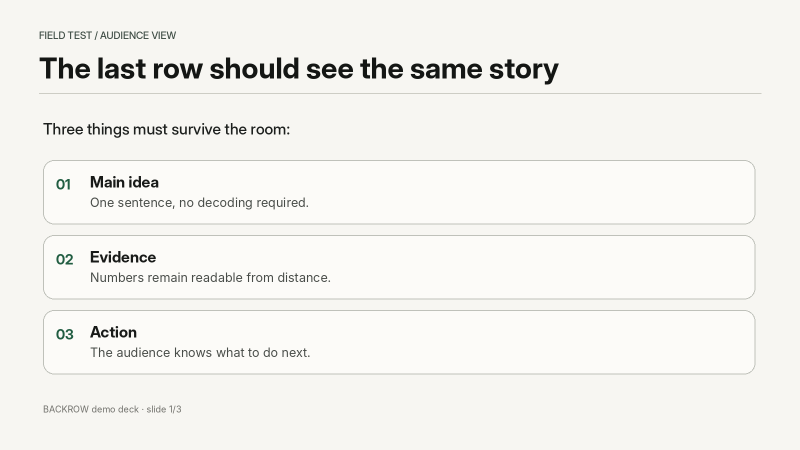
#> input picture assets/slide_1_source.png, 1600 x 900 px (shown at 1/2 size)
$ python ablation_benchmark.py   (older library calls are emulated)
#> lines starting #> are read from the running program, lines starting #| are printed output that depends on the picture
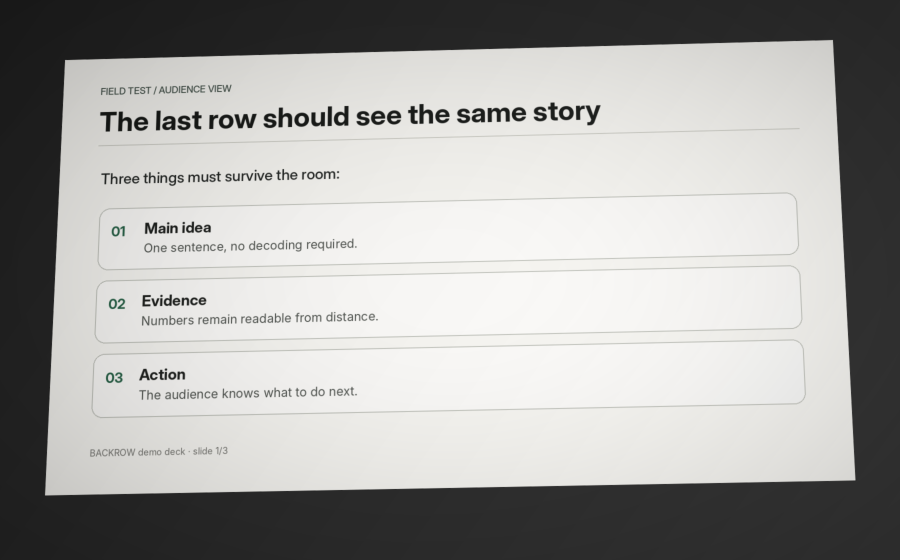
#> input picture assets/slide_1_view_good.png, 1800 x 1120 px (shown at 1/2 size)
### vision_engine.py
from __future__ import annotations
import cv2, numpy as np, pytesseract, re, math
from dataclasses import dataclass
from difflib import SequenceMatcher
from PIL import Image
from audiencenet import get_model, make_feature_vector
from physical_baseline import evaluate_region
from field_calibrator import get_field_calibrator, make_features as make_field_features

OCR_TIMEOUT_S=3.0


# [27 lines left out: functions norm_text, sim, image_from_bytes, encode_png_b64, not called in this run]

def _gray(im): return cv2.cvtColor(im,cv2.COLOR_BGR2GRAY)

# [20 lines left out: functions rough_orb_signature, rough_orb_match_score, not called in this run]

def align_view_to_source(source, view):
    # Scale for feature work
    maxw=1200
#> maxw = 1200
    def sc(im):
        h,w=im.shape[:2]
#> h = 900; w = 1600
        if w<=maxw: return im,1.0
        s=maxw/w
#> s = 0.75
        return cv2.resize(im,None,fx=s,fy=s,interpolation=cv2.INTER_AREA),s
    ssrc,ss=sc(source); svw,vs=sc(view)
#> after `ssrc, ss = sc(source)`:
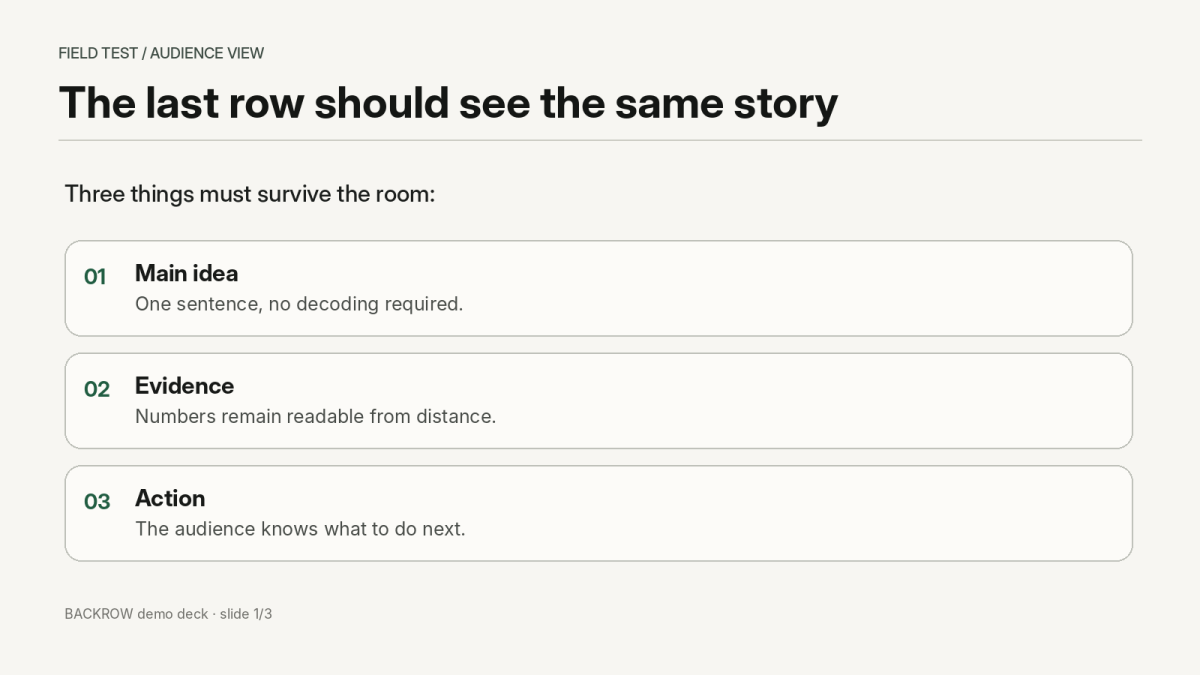
#> ssrc: shape (675, 1200, 3); mean B, G, R 238.6, 242.2, 243.1
#> after `ssrc, ss = sc(source)`: ss = 0.75
#> in align_view_to_source, source is the input picture: shape (900, 1600, 3); mean B, G, R 238.6, 242.2, 243.1
#> after `svw, vs = sc(view)`:
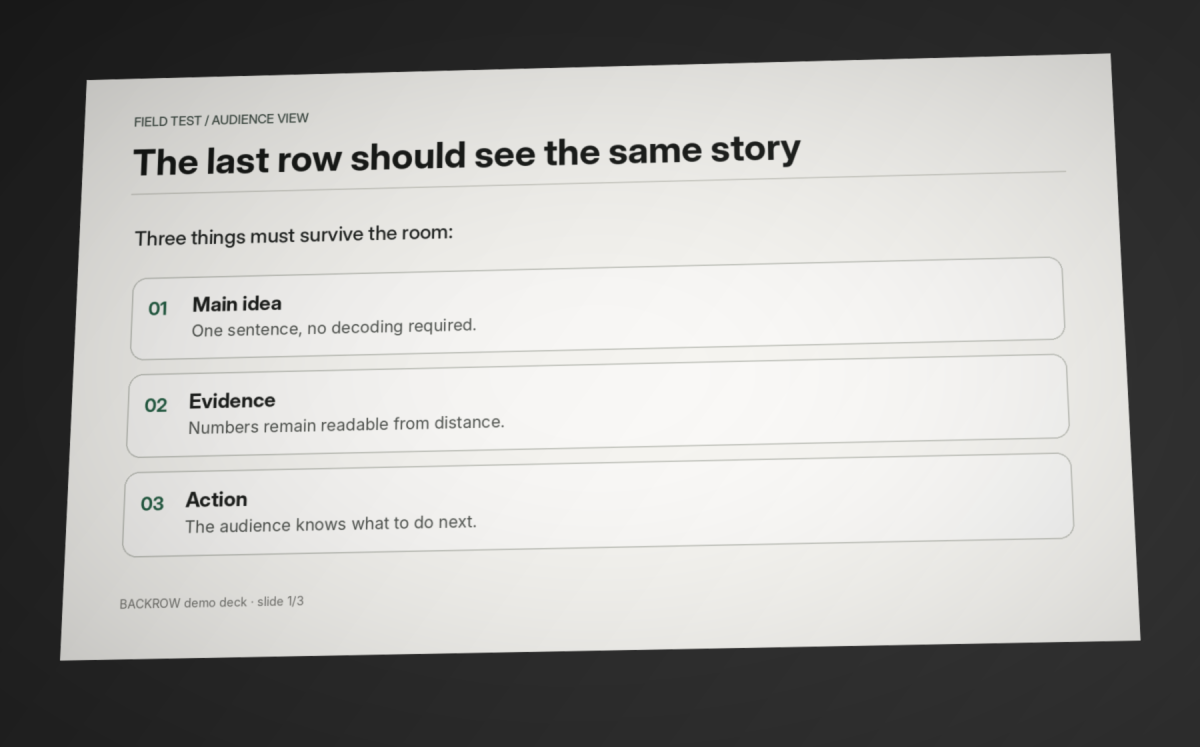
#> svw: shape (747, 1200, 3); mean B, G, R 164.8, 166.9, 167.5
#> after `svw, vs = sc(view)`: vs = 0.667
#> in align_view_to_source, view is the input picture: shape (1120, 1800, 3); mean B, G, R 164.9, 167, 167.5
    g1,g2=_gray(ssrc),_gray(svw)
    orb=cv2.ORB_create(nfeatures=5000,scaleFactor=1.15,nlevels=10,edgeThreshold=12,fastThreshold=7)
    k1,d1=orb.detectAndCompute(g1,None); k2,d2=orb.detectAndCompute(g2,None)
#> after `k1, d1 = orb.detectAndCompute(g1, None)`: k1 = 5000 keypoints; strongest (x, y, size): (185, 502, 31), (230, 277, 31), (184, 501, 35.6), (183, 499, 35.6)
#> after `k2, d2 = orb.detectAndCompute(g2, None)`: k2 = 5000 keypoints; strongest (x, y, size): (257, 402, 31), (223, 401, 31), (228, 501, 31), (258, 400, 31)
    if d1 is None or d2 is None or len(k1)<10 or len(k2)<10:
        raise ValueError('Not enough visual features to align the projected content.')
    bf=cv2.BFMatcher(cv2.NORM_HAMMING)
    pairs=bf.knnMatch(d1,d2,k=2)
#> pairs = 5000 matches
    good=[m for m,n in pairs if m.distance < 0.74*n.distance]
#> good = 1225 matches
    if len(good)<8:
        # fallback looser but cross-check distance quartile
        allm=bf.match(d1,d2)
        allm=sorted(allm,key=lambda m:m.distance)
        good=allm[:max(12,min(100,len(allm)//8))]
    if len(good)<8: raise ValueError('Could not establish enough source-to-camera correspondences.')
    p1=np.float32([k1[m.queryIdx].pt for m in good]).reshape(-1,1,2)
#> p1 = 1225 rows, first 8: [316, 303], [200, 273], [183, 528], [166, 303], [233, 416], [140, 503], [103, 501], [446, 87]
    p2=np.float32([k2[m.trainIdx].pt for m in good]).reshape(-1,1,2)
#> p2 = 1225 rows, first 8: [238, 400], [217.5, 161.2], [379, 525], [524.7, 152.2], [274, 426], [191, 504], [158, 503], [136.9, 231.2]
    Hs,mask=cv2.findHomography(p1,p2,cv2.RANSAC,4.0)
#> Hs = [[0.841, -0.0441, 86.58], [-0.0228, 0.809, 79.94], [-1.08e-05, -7.7e-05, 1]]; mask = 1225 values, max 1 at index 4, min 0 at index 0, mean 0.845
    if Hs is None: raise ValueError('Homography estimation failed.')
    # Hs maps scaled source -> scaled view. Convert to full-size mapping.
    # x_view_full = (1/vs) Hs (ss*x_src_full)
    A=np.array([[ss,0,0],[0,ss,0],[0,0,1]],float)
#> A = [[0.75, 0, 0], [0, 0.75, 0], [0, 0, 1]]
    B=np.array([[1/vs,0,0],[0,1/vs,0],[0,0,1]],float)
#> B = [[1.5, 0, 0], [0, 1.5, 0], [0, 0, 1]]
    Hfull=B@Hs@A
#> Hfull = [[0.947, -0.0496, 129.9], [-0.0257, 0.911, 119.9], [-8.08e-06, -5.77e-05, 1]]
    inliers=int(mask.ravel().sum()) if mask is not None else 0
#> inliers = 1035
    inlier_ratio=inliers/max(1,len(good))
#> inlier_ratio = 0.845
    # Validate projected corners
    h,w=source.shape[:2]
#> h = 900; w = 1600
    corners=np.float32([[[0,0]],[[w-1,0]],[[w-1,h-1]],[[0,h-1]]])
    proj=cv2.perspectiveTransform(corners,Hfull).reshape(-1,2)
#> proj = [[129.9, 119.9], [1665, 79.88], [1709.7, 959.7], [89.95, 989.9]]
    area=abs(cv2.contourArea(proj.astype(np.float32)))
#> area = 1380187.9
    view_area=view.shape[0]*view.shape[1]
#> view_area = 2016000
    coverage=area/max(1,view_area)
#> coverage = 0.685
    if inliers<7 or inlier_ratio<0.22 or coverage<0.08:
        raise ValueError('Alignment was too uncertain to use as evidence.')
    Hinv=np.linalg.inv(Hfull)
#> Hinv = [[1.06, 0.0485, -143], [0.0285, 1.09, -134.5], [1.02e-05, 6.34e-05, 0.991]]
    rect=cv2.warpPerspective(view,Hinv,(w,h),flags=cv2.INTER_CUBIC,borderMode=cv2.BORDER_CONSTANT,borderValue=(20,20,20))
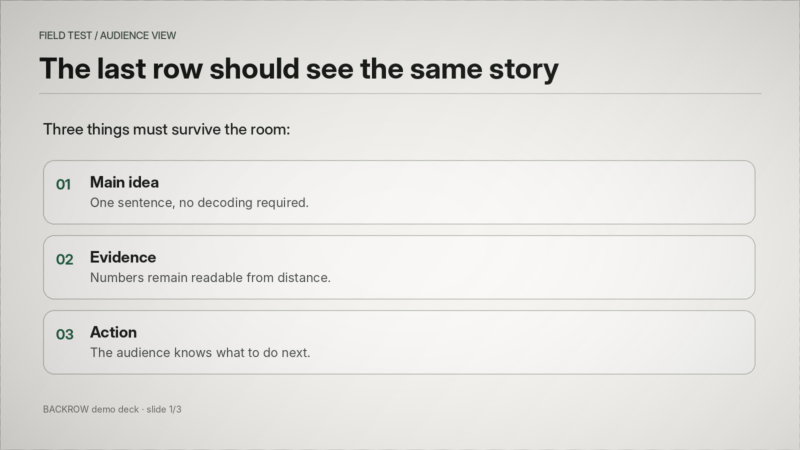
#> rect: shape (900, 1600, 3) (shown at 1/2 size); mean B, G, R 222.4, 225.5, 226.3
    return rect, {
        'method':'ORB + RANSAC homography',
        'matches':len(good),'inliers':inliers,'inlier_ratio':round(inlier_ratio,3),
        'screen_coverage':round(float(coverage),3),
        'projected_corners':proj.round(1).tolist(),
    }

def ocr_lines(im, psm=6):
    # Tesseract LSTM OCR, return grouped line boxes on the image coordinate system.
    rgb=cv2.cvtColor(im,cv2.COLOR_BGR2RGB)
    try:
        data=pytesseract.image_to_data(rgb,config=f'--oem 1 --psm {psm}',output_type=pytesseract.Output.DICT,timeout=OCR_TIMEOUT_S)
    except RuntimeError as e:
        raise ValueError('OCR timed out before reliable evidence was available.') from e
    groups={}
    n=len(data['text'])
    for i in range(n):
        txt=(data['text'][i] or '').strip()
        try: conf=float(data['conf'][i])
        except: conf=-1
        if not txt or conf<0: continue
        key=(data['block_num'][i],data['par_num'][i],data['line_num'][i])
        x,y,w,h=[int(data[k][i]) for k in ('left','top','width','height')]
        g=groups.setdefault(key,{'words':[],'confs':[],'x1':x,'y1':y,'x2':x+w,'y2':y+h})
        g['words'].append(txt); g['confs'].append(conf)
        g['x1']=min(g['x1'],x);g['y1']=min(g['y1'],y);g['x2']=max(g['x2'],x+w);g['y2']=max(g['y2'],y+h)
    out=[]
    for g in groups.values():
        text=' '.join(g['words']).strip()
        if len(norm_text(text))<2 or float(np.mean(g['confs'])) < 42: continue
        # reject OCR garbage lines that are mostly punctuation/singletons
        alnum=sum(ch.isalnum() for ch in text)
        if alnum < max(2, int(len(text)*0.28)): continue
        toks=re.findall(r'[A-Za-z0-9%]+', text)
        if len(toks)>=3 and sum(len(t)<=1 for t in toks)/len(toks) > 0.60: continue
        alpha_words=re.findall(r'[A-Za-z]{3,}', text)
        pure_numeric=bool(re.fullmatch(r'\s*\d+(?:[.,]\d+)?%?\s*', text))
        if not alpha_words and not pure_numeric: continue
        out.append({'text':text,'confidence':float(np.mean(g['confs'])),'box':[g['x1'],g['y1'],g['x2']-g['x1'],g['y2']-g['y1']]})
    out.sort(key=lambda x:(x['box'][1],x['box'][0]))
    return out

# [208 lines left out: functions crop_pad, crop_metrics, recognize_expected_region, rule_classify_line, recommend_fixes, classify_line, not called in this run]

def analyze(source,view,max_lines=18,room_config=None):
    rect,align=align_view_to_source(source,view)
#> align = {'method': 'ORB + RANSAC homography', 'matches': 1225, 'inliers': 1035, 'inlier_ratio': 0.845, 'screen_coverage': 0.685, 'projected_corners': [[129.9, 119.9], [1665, 79.9], [1709.7, 959.7], [90, 989.9]]}
    lines=ocr_lines(source,psm=6)
    if not lines: raise ValueError('No source text could be detected. Use a slide with visible text.')
    # prioritize meaningful lines; cap latency
    lines=sorted(lines,key=lambda r:(-len(norm_text(r['text'])),r['box'][1]))[:max_lines]
    lines=sorted(lines,key=lambda r:(r['box'][1],r['box'][0]))
    results=[]
    for r in lines:
        sc=crop_pad(source,r['box'],6); vc=crop_pad(rect,r['box'],6)
        rec=recognize_expected_region(vc,r['text'])
        met=crop_metrics(sc,vc)
        status,score,reasons,ai_out,rule_status,physical,field_out,actions=classify_line(r['text'],rec,met,r['box'],source.shape,r['confidence'],room_config)
        results.append({
            'source_text':r['text'],'source_confidence':round(r['confidence'],1),'box':r['box'],
            'camera_text':rec['text'],'camera_confidence':rec['confidence'],'text_similarity':rec['similarity'],
            'status':status,'evidence_score':score,'reasons':reasons,'metrics':met,'audiencenet':ai_out,'rule_baseline_status':rule_status,
            'physical_baseline':physical,'field_calibrator':field_out,'recommended_actions':actions
        })
    counts={k:sum(1 for r in results if r['status']==k) for k in ['supported','watch','at_risk']}
    # generate overlay on source
    overlay=source.copy()
    colors={'supported':(79,123,91),'watch':(36,129,190),'at_risk':(68,65,190)} # BGR
    for r in results:
        x,y,w,h=r['box']; col=colors[r['status']]
        cv2.rectangle(overlay,(x-4,y-4),(x+w+4,y+h+4),col,3,lineType=cv2.LINE_AA)
    bdm_counts={k:sum(1 for r in results if (r.get('physical_baseline') or {}).get('status')==k) for k in ['meets','borderline','below']}
    fc=get_field_calibrator()
    return {'alignment':align,'counts':counts,'lines':results,'rectified':rect,'overlay':overlay,'source_size':{'width':int(source.shape[1]),'height':int(source.shape[0])},'room_config':room_config or {},'source_geometry_baseline_counts':bdm_counts,'field_calibrator':{'available':fc.available,'version':fc.version,'reason':fc.metadata.get('reason') if not fc.available else None}}

### tests/ablation_benchmark.py
#!/usr/bin/env python3
"""Ablation / safety benchmark on bundled procedural fixtures.

Purpose: prove that the custom learned channel is actually consulted and that
independent OCR/numeric guards prevent the model from overriding direct evidence.
This is engineering evidence only, not human-readability accuracy.
"""
from __future__ import annotations
import cv2,json,os,sys
ROOT=os.path.abspath(os.path.join(os.path.dirname(__file__),'..'));sys.path.insert(0,ROOT)
from vision_engine import analyze
A=os.path.join(ROOT,'assets');room={'farthest_seat_m':8.4,'image_height_m':1.8}
fixtures=[(1,'slide_1_view_good.png'),(2,'slide_2_view_risk.png'),(3,'slide_3_view_glare.png')]
rows=[];learned_escalations=[];safety_overrides=[];numeric_guards=[]
for sid,vname in fixtures:
#> (the run stopped early here; a loop or call above may not have finished)
